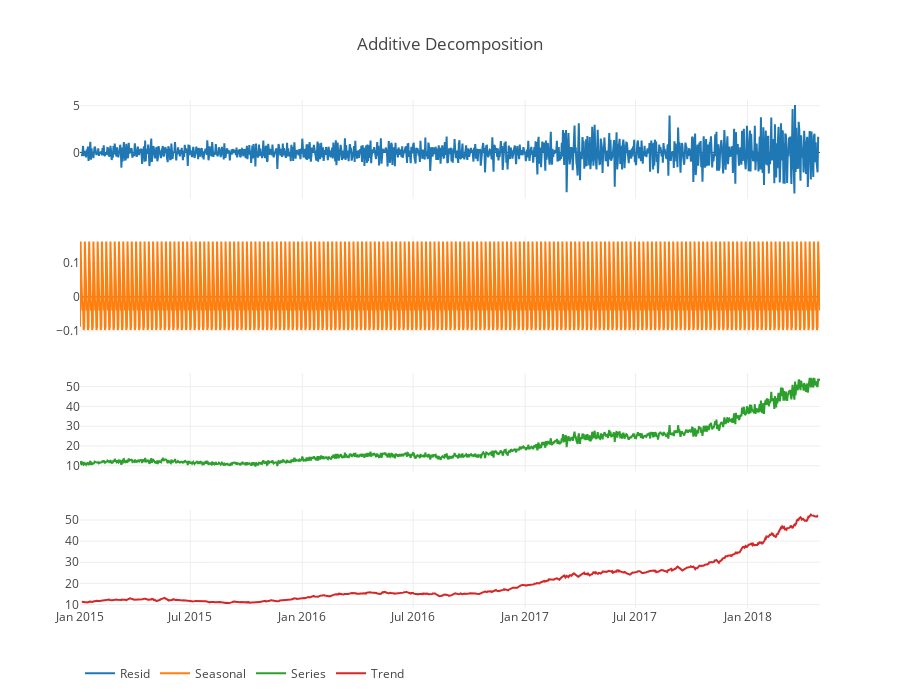

The code cell stored with this chart in its notebook:
### Code cell
subplotscatter(ts_additive, title='Additive Decomposition')

### Figure 1 — Plotly figure (JSON) as saved in the notebook; plotly's stock layout.template omitted (floating-point values rounded to 4 significant figures; data arrays with more than 128 entries replaced by an {"elided": "..."} marker saying what was removed)
{"data": [{"name": "Resid", "type": "scatter", "x": {"elided": "1216 str values"}, "xaxis": "x1", "y": {"elided": "1216 float values"}, "yaxis": "y1"}, {"name": "Seasonal", "type": "scatter", "x": {"elided": "1216 str values"}, "xaxis": "x1", "y": {"elided": "1216 float values"}, "yaxis": "y2"}, {"name": "Series", "type": "scatter", "x": {"elided": "1216 str values"}, "xaxis": "x1", "y": {"elided": "1216 float values"}, "yaxis": "y3"}, {"name": "Trend", "type": "scatter", "x": {"elided": "1216 str values"}, "xaxis": "x1", "y": {"elided": "1216 float values"}, "yaxis": "y4"}], "layout": {"height": 700, "legend": {"orientation": "h"}, "title": "Additive Decomposition", "xaxis1": {"anchor": "y4", "domain": [0, 1]}, "yaxis1": {"anchor": "free", "domain": [0.8063, 1], "position": 0}, "yaxis2": {"anchor": "free", "domain": [0.5375, 0.7312], "position": 0}, "yaxis3": {"anchor": "free", "domain": [0.2687, 0.4625], "position": 0}, "yaxis4": {"anchor": "x1", "domain": [0, 0.1938]}}}
